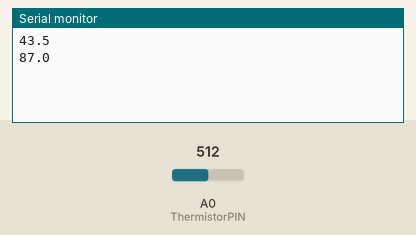
Bench run of a sketch on a simulated Arduino Uno, built with avr-gcc and run on an emulated ATmega328P. Shown: the last lines printed to the serial monitor. Inputs (shaded band) come from the test bench; at power-on: A0 (ThermistorPIN) = 512.

Above: at 10.8 s.
10.9 s: A0 (ThermistorPIN) set to 716
At 20.7 s:
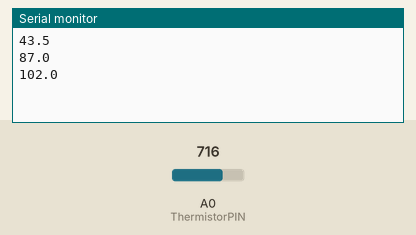
20.9 s: A0 (ThermistorPIN) set to 900
At 31.5 s:
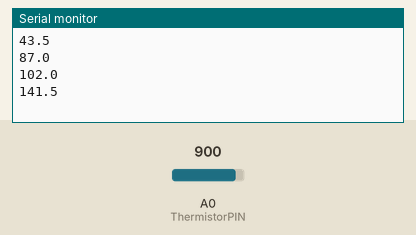
Timing chart, 0 to 33.0 s (numbered marks = the images above; inputs shaded):
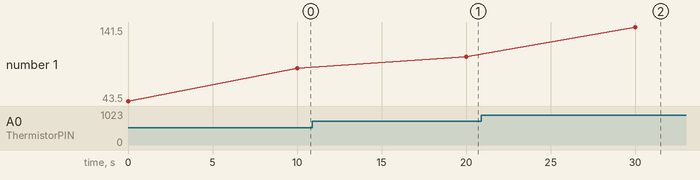

Measured:
- after the input at 10.9 s, the serial monitor: prints a new line after 9.1 s (image 1)
- after the input at 20.9 s, the serial monitor: prints a new line after 9.1 s (image 2)
- plotted number 1: 87 → 102 after the input at 10.9 s, 102 → 141.5 after the input at 20.9 s

The sketch:

Thermistor10K4A1_Serial.ino
```cpp
/*
 * Inputs ADC Value from Thermistor and outputs Temperature in Celsius
 *  requires: include <math.h>
 * Utilizes the Steinhart-Hart Thermistor Equation:
 *    Temperature in Kelvin = 1 / {A + B[ln(R)] + C[ln(R)]3}
 *    where A = 0.001129148, B = 0.000234125 and C = 8.76741E-08
 *
 * These coefficients seem to work fairly universally, which is a bit of a
 * surprise.
 *
 * Schematic:
 *   [Ground] -- [10k-pad-resistor] -- | -- [thermistor] --[Vcc (5 or 3.3v)]
 *                                     |
 *                                Analog Pin 0
 *
 * In case it isn't obvious (as it wasn't to me until I thought about it), the analog ports
 * measure the voltage between 0v -> Vcc which for an Arduino is a nominal 5v, but for (say)
 * a JeeNode, is a nominal 3.3v.
 *
 * The resistance calculation uses the ratio of the two resistors, so the voltage
 * specified above is really only required for the debugging that is commented out below
 *
 * Resistance = (1024 * PadResistance/ADC) - PadResistor
 *
 * I have used this successfully with some CH Pipe Sensors (http://www.atcsemitec.co.uk/pdfdocs/ch.pdf)
 * which be obtained from http://www.rapidonline.co.uk.
 *
 */

#include <math.h>

#define ThermistorPIN 0                 // Analog Pin 0

float vcc = 4.959;                       // only used for display purposes, if used
                                        // set to the measured Vcc.
float pad = 1000;                       // balance/pad resistor value, set this to
                                        // the measured resistance of your pad resistor
float thermr = 1400;                   // thermistor nominal resistance

float Thermistor(int RawADC) {
  long Resistance;
  float Temp;  // Dual-Purpose variable to save space.

  Resistance=((1024 * pad / RawADC) - pad)-10; // the -10 at the end is calibration
  Temp = log(Resistance); // Saving the Log(resistance) so not to calculate  it 4 times later
  Temp = 1 / (0.001129148 + (0.000234125 * Temp) + (0.0000000876741 * Temp * Temp * Temp));
  Temp = Temp - 273.15;  // Convert Kelvin to Celsius

  return Temp;                                      // Return the Temperature
}

//Software smoothing
const int numReadings = 2;
int readings[numReadings];  // the readings from the sensor
int index = 0;              // the index of the current reading
float total = 0;              // the running total
float average = 0;            // the average

float temp;
float input = temp;

void setup() {
  Serial.begin(9600);
  for (int thisReading = 0; thisReading < numReadings; thisReading++)
    readings[thisReading] = 0;
}

void loop() {
  float temp;
  float tempAverage;
  temp=Thermistor(analogRead(ThermistorPIN));      //read ADC and  convert it to Celsius
  total= total - readings[index];                  //subtract the last reading
  readings[index] = temp;                          //read from the sensor
  total= total + readings[index];                  //add the reading to the total
  index = index + 1;                               //advance to the next position in the array

  if (index >= numReadings)                        //if we are at the end of the array
    index = 0;                                     //wrap back to the beginning

  tempAverage = total / numReadings;                //calculate the average
  //Serial.print("temperature:");
  Serial.print(tempAverage,1);                      // display Celsius
  Serial.println("");
  delay(10000);                                     // Delay a bit...
}
```
